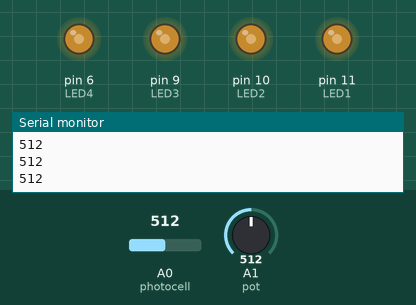
Bench run of a sketch on a simulated Arduino Uno, built with avr-gcc and run on an emulated ATmega328P. Parts: output pins drawn as LEDs (lit = HIGH), the last lines printed to the serial monitor. The test bench sets the inputs (shaded band); at power-on: A0 (photocell) = 512, A1 (pot) = 512.

Above: at 1.2 s.
1.3 s: A0 (photocell) set to 716
At 2.5 s:
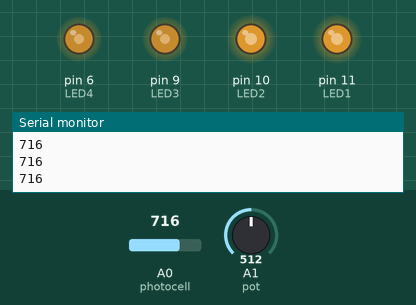
2.8 s: A1 (pot) set to 716
At 3.9 s:
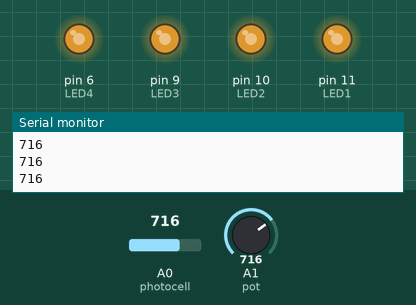
4.3 s: A0 (photocell) set to 900
At 5.0 s:
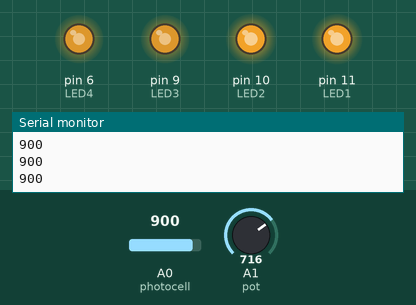
5.8 s: A1 (pot) set to 900
At 6.2 s:
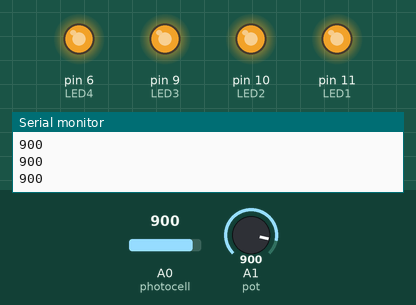
7.3 s: A0 (photocell) set to 511
At 8.5 s:
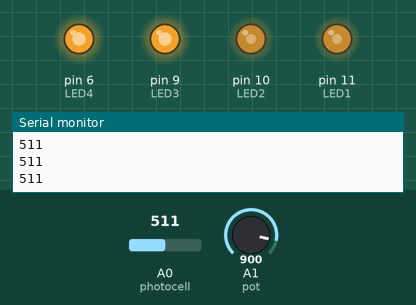
8.8 s: A1 (pot) set to 122
At 9.8 s:
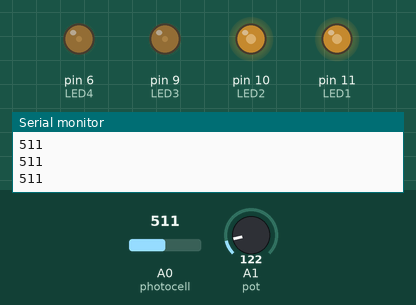
Timing chart, 0 to 11.3 s (numbered marks = the images above; inputs shaded):
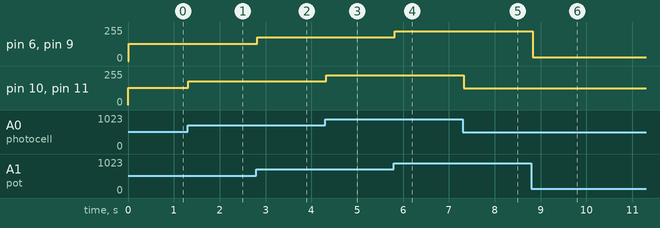

Measured:
- after the input at 1.3 s, pin 10 (LED2), pin 11 (LED1): 128/255 → 179/255 at once
- after the input at 2.8 s, pin 6 (LED4), pin 9 (LED3): 128/255 → 179/255 at once
- after the input at 4.3 s, pin 10 (LED2), pin 11 (LED1): 179/255 → 225/255 at once
- after the input at 5.8 s, pin 6 (LED4), pin 9 (LED3): 179/255 → 225/255 at once
- after the input at 7.3 s, pin 10 (LED2), pin 11 (LED1): 225/255 → 127/255 at once
- after the input at 8.8 s, pin 6 (LED4), pin 9 (LED3): 225/255 → 30/255 at once

The sketch:

analog_led_pot_photocell_2.ino
```cpp
  // put your setup code here, to run once:
const int photocell = A0;
const int pot = A1; // creates fixed variable called sensor and assigns value A0
const int LED1 = 11; // creates fixed variable called LED and assigns value of 11
const int LED2 = 10;

const int LED3 = 9;
const int LED4 = 6;

int valuePhotocell = 0;
int valuePot = 0;

// setup function runs once at start up
void setup() {
  pinMode(LED1, OUTPUT);
  pinMode(LED2, OUTPUT);

  pinMode(LED3, OUTPUT);
  pinMode(LED4, OUTPUT);
  // initialize pin as an output.
  // note: no need to initialize pinMode for analog pins as they can only be inputs

  // initialize serial communication at 9600 bits per second:
  Serial.begin(9600);
}

// loop function runs infinitely
void loop() {
  valuePhotocell = analogRead (photocell); //Reads sensor pin and assigns to value
  delay (10);  //Small delay
  Serial.println(valuePhotocell);
  valuePhotocell = valuePhotocell/4;  //Dividing value by 4 reduces range to max 255
  analogWrite (LED1, valuePhotocell);
  analogWrite(LED2, valuePhotocell);

  valuePot = analogRead(pot);
  delay(10);
  valuePot = valuePot/4;
  analogWrite(LED3, valuePot);
  analogWrite(LED4, valuePot);

  //Writes to LED
  //Serial.println(value); //Prints to serial monitor
}
```
